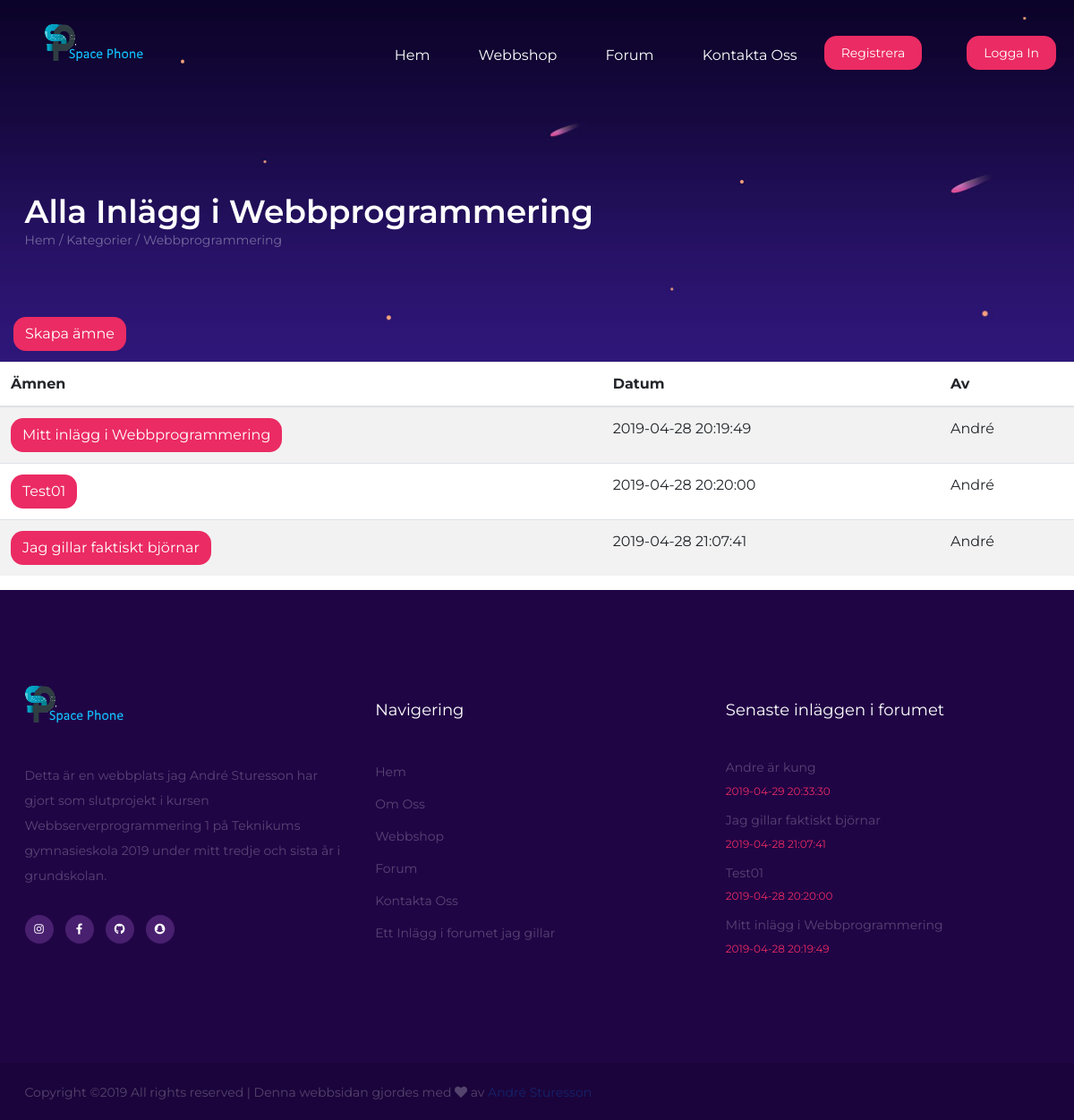
Screenshot of /ämne.php?id=1 with the database file from the repository.
### tables this page shows
CREATE TABLE `kategorier` (
  `kat_id` int(8) NOT NULL,
  `kat_namn` varchar(255) NOT NULL,
  `kat_beskrivning` varchar(255) NOT NULL
);

### ämne.php (the view, shortened to what this page needs)
<?php
include 'header.php';
include 'nav.php';
$id=$_GET['id'];
$query ="SELECT * FROM ämne WHERE topic_kat='$id'";
try{
  $result = $db->prepare($query);
  $result->execute();
  $rows = $result->fetchAll();
}
catch(PDOException $ex){
  die("Kunde inte köra queryn: " . $ex->getMessage());
}
try{
$stmt = $db->query("SELECT kat_namn FROM kategorier WHERE kat_id='$id'");
$kategori = $stmt->fetch(PDO::FETCH_ASSOC);
}
catch(PDOException $ex){
  die("Kunde inte köra queryn: " . $ex->getMessage());
}
?>
<section class="page-top-section set-bg" data-setbg="img/topp-på-sida.jpg">
  <div class="container">
    <h2>Alla Inlägg i <?php echo htmlentities($kategori['kat_namn'], ENT_QUOTES, 'UTF-8'); ?>
    </h2>
    <div class="site-breadcrumb">
      <a href="index.php">Hem</a> / <a href="forum.php">Kategorier</a> / <span><?php echo $kategori['kat_namn']; ?></span>
    </div>
  </div>
  <button class="btn registreraknapp nere" onclick="window.location.href='admin/skapa-ämne.php'">Skapa ämne</button>
</section>
<table class="table table-striped">
  <thead>
    <tr>
      <th scope="col">Ämnen
      </th>
      <th scope="col">Datum
      </th>
      <th scope="col">Av
      </th>
    </tr>
  </thead>
  <tbody>
    <?php foreach($rows as $row): ?>
    <tr>
      <td>
        <a href="inlagg.php?id=<?php echo $row['topic_id'];?>"class="btn registreraknapp">
          <?php echo htmlentities($row['topic_subject'], ENT_QUOTES, 'UTF-8'); ?>
        </a>
      </td>
      <td>
        <?php echo htmlentities($row['topic_datum'], ENT_QUOTES, 'UTF-8'); ?>
      </td>
      <td>
        <?php echo htmlentities($row['topic_av'], ENT_QUOTES, 'UTF-8'); ?>
      </td>
    </tr>
    <?php endforeach; ?>
  </tbody>
</table>
<?php
include 'footer.php';
?>

### header.php (shortened to what this page needs)
<!DOCTYPE html>
<html lang="sv">
<head>
	<link rel="stylesheet" href="https://stackpath.bootstrapcdn.com/bootstrap/4.3.1/css/bootstrap.min.css">
	<link rel="stylesheet" href="css/bootstrap.min.css"/>
	<link rel="stylesheet" href="css/font-awesome.min.css"/>
	<link rel="stylesheet" href="css/flaticon.css"/>
	<link rel="stylesheet" href="css/owl.carousel.min.css"/>
	<link rel="stylesheet" href="css/animate.css"/>
	<link rel="stylesheet" href="css/style.css"/>
  <link rel="stylesheet" href="https://use.fontawesome.com/releases/v5.3.1/css/all.css">
</head>

### nav.php (shortened to what this page needs)
    <body>
        <header class="header-section">
            <a href="./index.php" class="site-logo"><img src="./img/logo.png" alt=""></a>
            <div class="nav-warp">
                <div class="user-panel">
<?php
  if (isset($_SESSION['user']))
  {
    echo '<a href="loggaut.php" class="logout registreraknapp" style="text-decoration:none">Logga ut</a>';
  }
      else
      {
        echo '<a href="./login.php">Logga In</a>';
      }
?>
                </div>
                        <?php if(isset($_SESSION['user'])): ?>
                              <div class="user-panel1">
                            <a href="./usersite.php">Användarsida</a>
                              </div>
                            <?php else: ?>
                                <div class="user-panel1">
                                <a href="register.php" style="text-decoration:none">Registrera</a>
                              </div>
                                <?php endif; ?>
                    <ul class="main-menu">
                        <li><a href="./index.php">Hem</a></li>
                        <li><a href="./handla.php">Webbshop</a></li>
                        <li><a href="./forum.php">Forum</a></li>
                        <li><a href="./kontakt.php">Kontakta Oss</a></li>
                    </ul>
                </div>
        </header>

### footer.php (shortened to what this page needs)
<section class="footer-top-section text-white spad">
  <div class="container">
    <div class="row">
      <div class="col-lg-4">
        <div class="footer-widget about-widget">
          <img src="./img/logo.png" alt="logo">
          <p>Detta är en webbplats jag André Sturesson har gjort som slutprojekt i kursen Webbserverprogrammering 1 på Teknikums gymnasieskola 2019 under mitt tredje och sista år i grundskolan.</p>
          <div class="fw-social social">
            <a href="https://www.instagram.com/andre_sturesson/"><i class="fab fa-instagram"></i></a>
            <a href="https://www.facebook.com/andre.sturesson.9"><i class="fab fa-facebook-f"></i></a>
            <a href="https://github.com/AnStu00/Slutprojekt---Webbserverprogrammering"><i class="fab fa-github"></i></a>
            <a href="#"><i class="fab fa-snapchat"></i></a>
          </div>
        </div>
      </div>
      <div class="col-lg-4 col-md-6">
        <div class="footer-widget">
          <h4 class="fw-title">Navigering</h4>
          <div class="row">
            <div class="col-sm-8">
              <ul>
                <li><a href="">Hem</a></li>
                <li><a href="">Om Oss</a></li>
                <li><a href="">Webbshop</a></li>
                <li><a href="">Forum</a></li>
                <li><a href="">Kontakta Oss</a></li>
                <li><a href="">Ett Inlägg i forumet jag gillar</a></li>
              </ul>
            </div>
          </div>
        </div>
      </div>
      <div class="col-lg-4  col-md-6">
        <div class="footer-widget">
          <h4 class="fw-title">Senaste inläggen i forumet</h4>
          <div class="fw-latest-post-widget">
            <?php
            $query ="SELECT * FROM ämne ORDER BY topic_datum DESC";
            try{
              $result = $db->prepare($query);
              $result->execute();
              $rows = $result->fetchAll();
            }
            catch(PDOException $ex){
              die("Kunde inte köra queryn: " . $ex->getMessage());
            }
            $i=0;
  foreach($rows as $row){
    ?>
    <div class="lp-item">
      <div class="lp-content">
        <a href="inlagg.php?id=<?php echo $row['topic_id'];?>"><h6><?php echo $row['topic_subject'];?></h6></a>
        <span><?php echo $row['topic_datum'];?></span>
      </div>
    </div>
    <?php
  $i++;
  if($i==4) break;
  }
            ?>
          </div>
        </div>
      </div>
    </div>
  </div>
</section>
<footer class="footer-section">
  <div class="container">
    <div class="copyright">
Copyright &copy;<script>document.write(new Date().getFullYear());</script> All rights reserved | Denna webbsidan gjordes med <i class="fas fa-heart" aria-hidden="true"></i> av <a href="André Sturesson" target="_blank">André Sturesson</a>
</div>
  </div>
</footer>
</body>

### css/style.css (style rules this page uses)
html, body { height: 100%; font-family: 'Montserrat', sans-serif; -webkit-font-smoothing: antialiased; font-smoothing: antialiased; }
h1, h2, h3, h4, h5, h6 { margin: 0; color: #1c1c1c; font-weight: 600; }
h2 { font-size: 36px; }
h4 { font-size: 24px; }
h6 { font-size: 16px; }
p { font-size: 14px; color: #585858; line-height: 2; }
img { max-width: 100%; }
ul, ol { padding: 0; margin: 0; }
.set-bg { background-repeat: no-repeat; background-size: cover; background-position: top center; }
.spad { padding-top: 105px; padding-bottom: 105px; }
.text-white h1, .text-white h2, .text-white h3, .text-white h4, .text-white h5, .text-white h6, .text-white p, .text-white span, .text-white li, .text-white a { color: #fff; }
.social { display: -ms-flex; display: -webkit-box; display: -ms-flexbox; display: flex; }
.social a { display: -ms-inline-flex; display: -webkit-inline-box; display: -ms-inline-flexbox; display: inline-flex; width: 32px; height: 32px; color: #fff; background: #491f70; -webkit-box-align: center; -ms-flex-align: center; align-items: center; -webkit-box-pack: center; -ms-flex-pack: center; justify-content: center; border-radius: 50%; margin-right: 13px; font-size: 12px; -webkit-transition: all 0.4s; -o-transition: all 0.4s; transition: all 0.4s; }
.header-section { position: absolute; width: 100%; padding-top: 25px; z-index: 99; }
.site-logo { display: inline-block; margin-left: 50px; }
.nav-warp { float: right; }
.main-menu { list-style: none; float: right; padding-top: 25px; }
.main-menu li { display: inline; }
.main-menu li a { display: inline-block; font-size: 16px; color: #fff; margin-left: 50px; -webkit-transition: all 0.4s; -o-transition: all 0.4s; transition: all 0.4s; }
.registreraknapp { background: #eb2b63; color:white; border-radius: 14px; }
.nere { float:left; margin-top: 75px; margin-left: 15px; }
.user-panel { float: right; background: #eb2b63; color: #fff; margin-left: 30px; margin-right: 70px; margin-top: 15px; font-size: 14px; padding: 12px 19px; line-height: 1; border-radius: 14px; }
.user-panel a { color: #fff; }
.user-panel1 { float: right; background: #eb2b63; color: #fff; margin-left: 30px; margin-right: 70px; margin-top: 15px; font-size: 14px; padding: 12px 19px; line-height: 1; border-radius: 14px; }
.user-panel1 a { color: #fff; }
.footer-top-section { background: #200545; }
.footer-widget .fw-title { font-size: 18px; font-weight: 400; line-height: 1; margin-bottom: 45px; padding-top: 20px; }
.footer-widget ul { list-style: none; padding-top: 5px; }
.footer-widget ul li a { display: block; margin-bottom: 15px; font-size: 14px; color: #fff; opacity: 0.25; }
.footer-widget.about-widget img { margin-bottom: 40px; }
.footer-widget.about-widget p { opacity: 0.25; margin-bottom: 30px; }
.fw-latest-post-widget .lp-item, .sb-latest-post-widget .lp-item { margin-bottom: 11px; display: block; overflow: hidden; }
.fw-latest-post-widget .lp-content, .sb-latest-post-widget .lp-content { overflow: hidden; padding-top: 2px; }
.fw-latest-post-widget .lp-content h6, .sb-latest-post-widget .lp-content h6 { font-size: 14px; font-weight: 400; opacity: 0.25; color: #fff; margin-bottom: 5px; }
.fw-latest-post-widget .lp-content span, .sb-latest-post-widget .lp-content span { font-size: 12px; color: #eb2b63; }
.footer-section { background: #1b043b; overflow: hidden; padding: 20px 0px; }
.copyright { float: left; color: #fff; font-size: 14px; padding-top: 3px; opacity: 0.25; }
.page-top-section { height: 404px; padding-top: 215px; }
.page-top-section h2 { color: #fff; }
.site-breadcrumb { color: #fff; opacity: 0.37; font-size: 14px; }
.site-breadcrumb a { color: #fff; }
@media (min-width: 1200px) { .container { max-width: 1175px; } }
@media (min-width: 1200px) { .user-panel { margin-left: 30px; margin-right: 20px; } }
@media (min-width: 1200px) { .user-panel1 { margin-left: 30px; margin-right: 20px; } }

### rows the page displays
kategorier: kat_namn "Webbprogrammering"
ämne: topic_subject "Mitt inlägg i Webbprogrammering", topic_datum "2019-04-28 20:19:49", topic_av "André"
ämne: topic_subject "Test01", topic_datum "2019-04-28 20:20:00", topic_av "André"
ämne: topic_subject "Jag gillar faktiskt björnar", topic_datum "2019-04-28 21:07:41", topic_av "André"
ämne: topic_subject "Andre är kung", topic_datum "2019-04-29 20:33:30"
